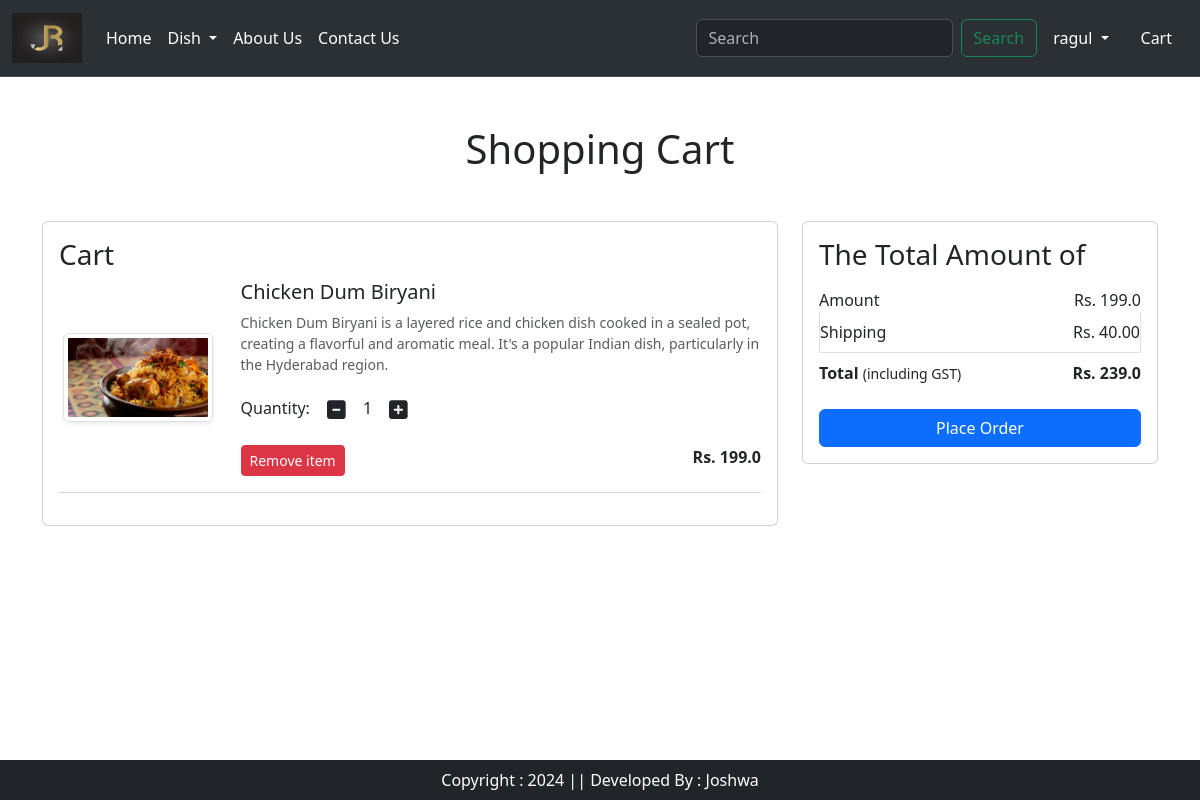
The app's page /cart/ (signed in) with its own data.
### app/models.py (models this page shows, shortened)
class Cart(models.Model):
    user = models.ForeignKey(User, on_delete=models.CASCADE)
    product = models.ForeignKey(Product, on_delete=models.CASCADE)
    quantity = models.PositiveIntegerField(default=1)

class Product(models.Model):
    title=models.CharField(max_length=100)
    selling_price = models.FloatField()
    discount_price = models.FloatField()
    description = models.TextField()
    composition = models.TextField(default='')
    prodapp = models.TextField(default='')
    category = models.CharField(choices=CATEGORY_CHOICES,max_length=2)
    product_images = models.ImageField(upload_to='product')

### app/views.py (the view)
# urls.py: path('cart/', views.show_cart, name= 'showcart'),
def show_cart(request):
    user = request.user
    cart = Cart.objects.filter(user=user)
    amount = 0
    for p in cart:
        value = p.quantity * p.product.discount_price
        amount = amount + value
        totalamount = amount + 40
    return render(request,'app/addtocart.html',locals())

### app/templates/app/addtocart.html (shortened to what this page needs)
{% extends "app/base.html" %}
{% load static %}
{% block main-content %}
<div class="container my-5">
    <div class="row">
        {% if cart %}
            <h1 class="text-center mb-5">Shopping Cart</h1>
            <div class="col-sm-8">
                <div class="card">
                    <div class="card-body">
                        <h3>Cart</h3>
                        {% for item in cart %}
                        <div class="row">
                            <div class="col-sm-3 text-center align-self-center">
                                <img src="{{item.product.product_images.url}}" alt="" srcset="" class="img-fluid img-thumbnail shadow-sm" height="150" width="150">
                            </div>
                            <div class="col-sm-9">
                                <div>
                                    <h5>{{item.product.title}}</h5>
                                    <p class="text-muted small">{{item.product.description}}</p>
                                    <div class="my-3">
                                        <label for="quantity">Quantity:</label>
                                        <a class="minus-cart btn" pid={{item.product.id}}>
                                            <i class="fas fa-minus-square fa-lg"></i>
                                        </a>
                                        <span id="quantity">{{item.quantity}}</span>
                                        <a class="plus-cart btn" pid={{item.product.id}}>
                                            <i class="fas fa-plus-square fa-lg"></i>
                                        </a>
                                    </div>
                                    <div class="d-flex justify-content-between">
                                        <a href="#" class="remove-cart btn btn-sm btn-danger mr-3" pid={{item.product.id}}>Remove item</a>
                                        <p class="mb-0">
                                            <span><strong>Rs. {{item.product.discount_price}}</strong></span>
                                        </p>
                                    </div>
                                </div>
                            </div>
                        </div>
                        <hr class="text-muted">
                        {% endfor %}
                    </div>
                </div>
            </div>
            <div class="col-sm-4">
                <div class="card">
                    <div class="card-body">
                        <h3>The Total Amount of</h3>
                        <ul class="list-group">
                            <li class="list-group-item d-flex justify-content-between align-items-center border-0 px-0 pb-0">
                                Amount
                                <span id="amount">Rs. {{ amount }}</span>
                            </li>
                            <li class="list-group-item d-flex justify-content-between align-items-center px-0">
                                Shipping
                                <span>Rs. 40.00</span>
                            </li>
                            <li class="list-group-item d-flex justify-content-between align-items-center border-0 px-0 mb-3">
                                <div>
                                    <strong>Total</strong>
                                    <small>(including GST)</small>
                                </div>
                                <span id="totalamount"><strong>Rs. {{ totalamount }}</strong></span>
                            </li>
                        </ul>
                        <div class="d-grid">
                            <a href="{% url 'checkout' %}" class="btn btn-primary">Place Order</a>
                        </div>
                    </div>
                </div>
            </div>
            {% else %}
                <h1 class="text-center mb-5">Cart is Empty</h1>
        {% endif %}
    </div>
</div>
{% endblock main-content %}

### app/templates/app/base.html (shortened to what this page needs)
<!DOCTYPE html>
{% load static %}
<html lang="en">
<head>
    <link href="https://cdn.jsdelivr.net/npm/bootstrap@5.3.3/dist/css/bootstrap.min.css" rel="stylesheet">
    <link rel="stylesheet" href="{% static 'app/css/owl.carousel.min.css' %}">
    <link rel="stylesheet" href="{% static 'app/css/all.min.css' %}">
    <link rel="stylesheet" href="{% static 'app/css/style.css' %}">
</head>
<body>
    <nav class="navbar bg-dark border-bottom border-bod navbar-expand-lg bg-body-tertiary " data-bs-theme="dark" style="background-color: #fdece3;">
        <div class="container-fluid">
          <a class="navbar-brand" href="#">
            <img src="{% static 'app/images/JR-LOGO.jpg' %}" width="70" height="50" alt="logo">
          </a>
          <div class="collapse navbar-collapse" id="navbarSupportedContent">
            <ul class="navbar-nav me-auto mb-2 mb-lg-0">
              {% if request.user.is_authenticated %}
              <li class="nav-item">
                <a class="nav-link active test" aria-current="page" href="/">Home</a>
              </li>
              <li class="nav-item dropdown">
                <a class="nav-link dropdown-toggle text-white" href="#" role="button" data-bs-toggle="dropdown" aria-expanded="false">
                  Dish
                </a>
              </li>
              <li class="nav-item">
                <a class="nav-link text-white" href="{% url 'about' %}">About Us</a>
              </li>
              <li class="nav-item">
                <a class="nav-link text-white" href="{% url 'contact' %}">Contact Us</a>
              </li>
            </ul>
            <form class="d-flex" role="search">
              <input class="form-control me-2" type="search" placeholder="Search" aria-label="Search">
              <button class="btn btn-outline-success" type="submit">Search</button>
            </form>
          </div>
          <ul class="navbar-nav me-auto mb-2 mb-lg-0">
            <li class="nav-item dropdown mx-2">
              <a class="nav-link dropdown-toggle text-white" href="#" id="profileDropdown" role="button" data-bs-toggle="dropdown" aria-expanded="false">
                {{request.user}}
              </a>
            </li>
            <li class="nav-item mx-2">
              <a class="nav-link text-white" href="{% url 'showcart' %}">  Cart </a>
            </li>
            {% endif %}
          </ul>
        </div>
      </nav>
      {% block main-content %} {% endblock main-content %}
      <footer class="container-fluid fixed-bottom bg-dark text-center p-2 mt-5 text-white">
        Copyright : 2024 || Developed By : Joshwa
      </footer>
</body>
</html>

### records on screen
Cart: product.product_images (picture), product "Chicken Dum Biryani", product.description "Chicken Dum Biryani is a layered rice and chicken dish cooked in a sealed pot, creating a flavorful and aromatic meal. It's a popular Indian dish, particularly in the Hyderabad region.", quantity "1", product.discount_price "199.0"

### other values on screen
{{ request.user }} "ragul"
{{ amount }} "199.0"
{{ totalamount }} "239.0"
